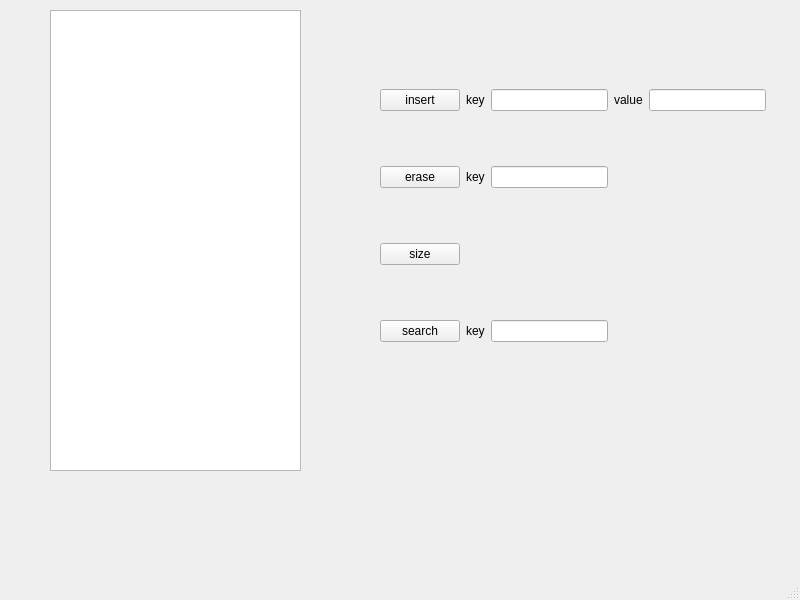
<?xml version="1.0" encoding="UTF-8"?>
<ui version="4.0">
 <class>MainWindow</class>
 <widget class="QMainWindow" name="MainWindow">
  <property name="geometry">
   <rect>
    <x>0</x>
    <y>0</y>
    <width>800</width>
    <height>600</height>
   </rect>
  </property>
  <property name="windowTitle">
   <string>MainWindow</string>
  </property>
  <widget class="QWidget" name="centralwidget">
   <widget class="QWidget" name="gridLayoutWidget">
    <property name="geometry">
     <rect>
      <x>380</x>
      <y>40</y>
      <width>386</width>
      <height>351</height>
     </rect>
    </property>
    <layout class="QGridLayout" name="gridLayout">
     <item row="3" column="1">
      <widget class="QLabel" name="sizeLabel">
       <property name="text">
        <string/>
       </property>
      </widget>
     </item>
     <item row="1" column="1">
      <widget class="QLabel" name="label">
       <property name="text">
        <string>key</string>
       </property>
      </widget>
     </item>
     <item row="1" column="3">
      <widget class="QLabel" name="label_4">
       <property name="text">
        <string>value</string>
       </property>
      </widget>
     </item>
     <item row="2" column="1">
      <widget class="QLabel" name="label_2">
       <property name="text">
        <string>key</string>
       </property>
      </widget>
     </item>
     <item row="2" column="2">
      <widget class="QLineEdit" name="deleteEdit"/>
     </item>
     <item row="3" column="0">
      <widget class="QPushButton" name="sizeButton">
       <property name="text">
        <string>size</string>
       </property>
      </widget>
     </item>
     <item row="2" column="0">
      <widget class="QPushButton" name="eraseButton">
       <property name="text">
        <string>erase</string>
       </property>
      </widget>
     </item>
     <item row="1" column="4">
      <widget class="QLineEdit" name="valueEdit"/>
     </item>
     <item row="1" column="2">
      <widget class="QLineEdit" name="keyEdit"/>
     </item>
     <item row="1" column="0">
      <widget class="QPushButton" name="insertButton">
       <property name="text">
        <string>insert</string>
       </property>
      </widget>
     </item>
     <item row="4" column="0">
      <widget class="QPushButton" name="searchButton">
       <property name="text">
        <string>search</string>
       </property>
      </widget>
     </item>
     <item row="4" column="4">
      <widget class="QLabel" name="searchResultButton">
       <property name="text">
        <string/>
       </property>
      </widget>
     </item>
     <item row="4" column="2">
      <widget class="QLineEdit" name="searchKeyEdit"/>
     </item>
     <item row="4" column="1">
      <widget class="QLabel" name="label_5">
       <property name="text">
        <string>key</string>
       </property>
      </widget>
     </item>
    </layout>
   </widget>
   <widget class="QTableWidget" name="tableWidget">
    <property name="geometry">
     <rect>
      <x>50</x>
      <y>10</y>
      <width>251</width>
      <height>461</height>
     </rect>
    </property>
   </widget>
  </widget>
  <widget class="QMenuBar" name="menubar">
   <property name="geometry">
    <rect>
     <x>0</x>
     <y>0</y>
     <width>800</width>
     <height>26</height>
    </rect>
   </property>
  </widget>
  <widget class="QStatusBar" name="statusbar"/>
 </widget>
 <resources/>
 <connections/>
</ui>
